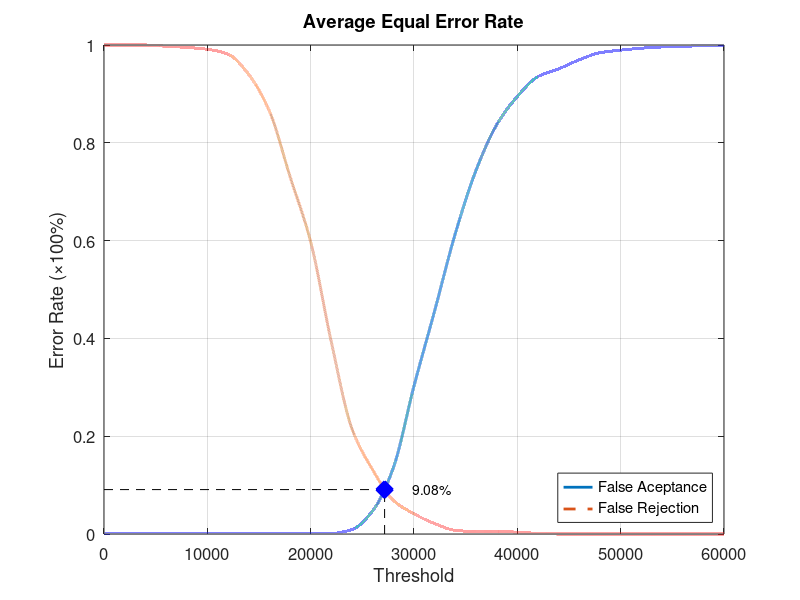
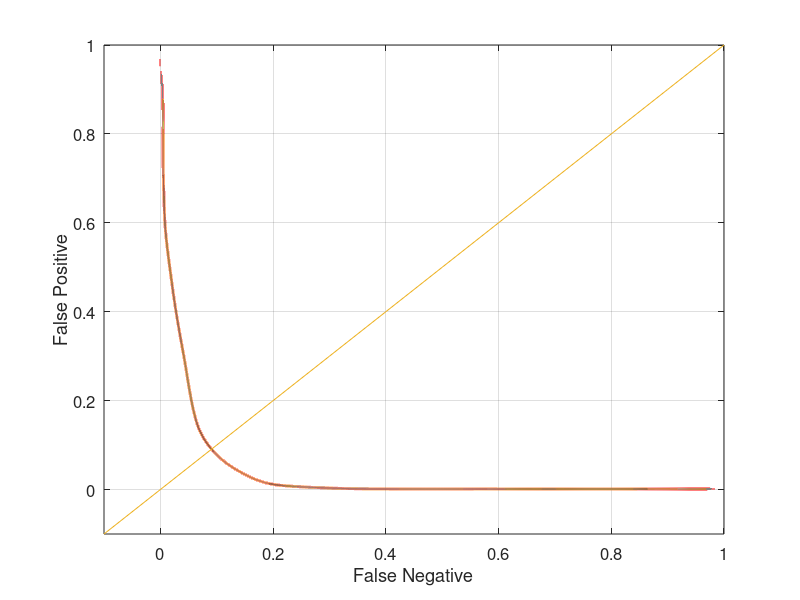

Write MATLAB code to recreate these figures, in order.
function yEER = Experiment4Average
close all;
clear;
clc;
x = 0:2000:60000;
xq = 0:0.5:60000;

y0 = [0 0.00131579 0.00131579 0.00131579 0.00131579 0.00131579 0.00131579 0.00131579 0.00131579 0.00131579 0.00131579 0.00131579 0.00921053 0.0473684 0.135526 0.302632 0.456579 0.614474 0.743421 0.836842 0.894737 0.935526 0.951316 0.969737 0.984211 0.989474 0.993421 0.996053 0.997368 0.998684 1];
yy0 = interp1(x, y0, xq, 'pchip');
y1 = [1 1 1 0.9975 0.995 0.99125 0.98125 0.94 0.865 0.73125 0.5975 0.3925 0.215 0.13125 0.06875 0.04125 0.02125 0.0075 0.005 0.005 0.00375 0.00125 0 0 0 0 0 0 0 0 0];
yy1 = interp1(x, y1, xq, 'pchip');

% Calculating EER: 
y2 = abs(y0 - y1);
find(y2 == min(y2))
yy2 = abs(yy0 - yy1);
xEER = find(yy2 == min(yy2));
xEERIndex = xq(xEER) % X-axis EER
yEER = yy0(xEER) % Y-axis EER

main = figure
plot(xq, yy0,'-','LineWidth', 2);	hold on
plot(xq, yy1,'--','LineWidth', 2);	hold on
plot([xEERIndex xEERIndex], [0 yEER], 'k--');	hold on
plot([0 xEERIndex], [yEER yEER], 'k--');	hold on
plot(xEERIndex, yEER, 'bx', 'LineWidth', 10);	hold on
text(xEERIndex + 10 * xEERIndex / 100, yEER, [num2str(round((10000 * yEER)) / 100) '%'])
legend('False Aceptance', 'False Rejection', 'Location', 'SouthEast')
xlabel('Threshold')
ylabel('Error Rate (\times100%)')
title('Average Equal Error Rate')
set(gca, 'FontSize', 12)
axis([0 60000 0 1])
grid on

print(main, 'Experiment4AverageMain', '-dpng');
FNRxFPR = figure('Color', [1 1 1]);
plot(yy1, yy0, '-', yy1, yy0, 'LineWidth', 2);
hold on
y = -0.1:0.1:1
plot(y, y); 
set(gca, 'FontSize', 12)
xlabel('False Negative')
ylabel('False Positive')
axis([-0.1 1 -0.1 1])
set(gca, 'FontSize', 12)
grid on

print(FNRxFPR, 'Experiment4AverageFNRxFPR','-dpng');
end
